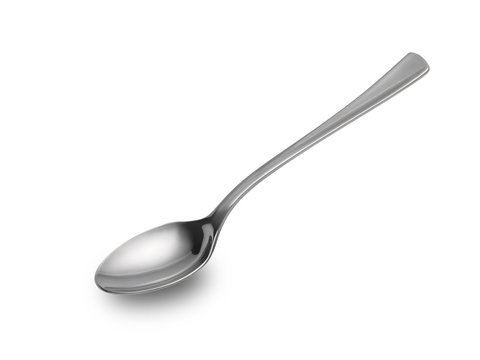
#> input picture test_images/spoon1.jpg, 480 x 360 px
$ python -i propagation.py   (imports and definitions only)
#> lines starting #> are read from the running program, lines starting #| are printed output that depends on the picture; after the words box and inside, x2 and y2 are one past the last pixel; in counts of white or black regions, pixels touching at a corner belong together
import cv2
import numpy as np
import random
from typing import Tuple, Optional, List, Dict


class AnnotationPropagator:
    DEFAULT_MATCH_RATIO = 0.85
    DEFAULT_MIN_MATCHES = 3
    DEFAULT_NUM_CANDIDATES = 5

    def __init__(
        self,
        prev_sift_params=None,
        next_sift_params=None,
        num_candidates=None,
        segmentation_method="watershed",
        min_segment_overlap=5,
        normalize_for_validation=True,
        validation_target_size=640,
        **kwargs
    ):

        default_sift = dict(
            nfeatures=10000,
            contrastThreshold=0.08,
            edgeThreshold=10,
        )

        self.detector_prev = cv2.SIFT_create(**(prev_sift_params or default_sift))
        self.detector_next = cv2.SIFT_create(**(next_sift_params or default_sift))

        self.match_ratio = self.DEFAULT_MATCH_RATIO
        self.min_matches = self.DEFAULT_MIN_MATCHES
        self.num_candidates = num_candidates or self.DEFAULT_NUM_CANDIDATES

        self.segmentation_method = segmentation_method
        self.min_segment_overlap = min_segment_overlap
        self.normalize_for_validation = normalize_for_validation
        self.validation_target_size = validation_target_size

        self._segment_cache = {}  # Optional caching

    def detect_and_compute(self, image, mask=None, use_prev=False):
        detector = self.detector_prev if use_prev else self.detector_next
        return detector.detectAndCompute(image, mask)

    # [93 lines left out: functions extract_object_features, match_features, estimate_transform_candidates, not called in this run]

    def _normalize(self, img: np.ndarray) -> Tuple[np.ndarray, float]:
        if not self.normalize_for_validation:
            return img, 1.0
        h, w = img.shape[:2]
        md = max(h, w)
        if md <= self.validation_target_size:
            return img, 1.0
        scale = self.validation_target_size / md
        nh, nw = int(h * scale), int(w * scale)
        return cv2.resize(img, (nw, nh), cv2.INTER_AREA), scale

    # [5 lines left out: function _denormalize, not called in this run]

    def segment_image(self, img: np.ndarray) -> np.ndarray:
        original = img.shape
        norm, s = self._normalize(img)
        g = cv2.cvtColor(norm, cv2.COLOR_BGR2GRAY) if norm.ndim == 3 else norm

        if self.segmentation_method == "watershed":
            labels = self._watershed(norm, g)
        elif self.segmentation_method == "slic":
            labels = self._slic(norm)
        else:
            labels = self._grid(g)

        return self._denormalize(labels, original) if s != 1.0 else labels


    def _watershed(self, img, gray):
        _, t = cv2.threshold(gray, 0, 255, cv2.THRESH_BINARY + cv2.THRESH_OTSU)
        k = cv2.getStructuringElement(cv2.MORPH_ELLIPSE, (3, 3))
        open_ = cv2.morphologyEx(t, cv2.MORPH_OPEN, k, 2)
        sure_bg = cv2.dilate(open_, k, 3)
        dist = cv2.distanceTransform(open_, cv2.DIST_L2, 5)
        _, sure_fg = cv2.threshold(dist, 0.3 * dist.max(), 255, 0)
        sure_fg = sure_fg.astype(np.uint8)
        unk = cv2.subtract(sure_bg, sure_fg)
        _, markers = cv2.connectedComponents(sure_fg)
        markers = markers + 1
        markers[unk == 255] = 0
        m = cv2.watershed(img if img.ndim == 3 else cv2.cvtColor(gray, cv2.COLOR_GRAY2BGR), markers)
        m[m == -1] = 0
        return m.astype(np.int32)

    # [111 lines left out: functions _slic, _grid, evaluate_candidate, warp_mask, propagate_annotation, not called in this run]

>>> import cv2
>>> picture = cv2.imread('../test_images/spoon1.jpg')
#> picture is the input picture: shape (360, 480, 3); mean B, G, R 247.7, 247.7, 247.8
>>> result = AnnotationPropagator().segment_image(picture)
#> in segment_image, `norm, s = self._normalize(img)`: s = 1
#> in _watershed, `_, t = cv2.threshold(gray, 0, 255, cv2.THRESH_BINARY + cv2.THRESH_OTSU)`:
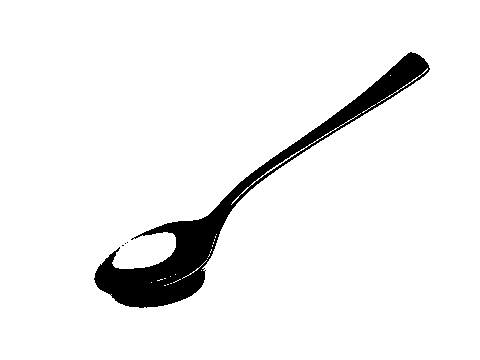
#> t: shape (360, 480); 94.2% white; 4 black regions (3 under 20 px), largest, box (x1, y1, x2, y2) and area: (94, 52, 430, 308) 10085
#> in _watershed, `open_ = cv2.morphologyEx(t, cv2.MORPH_OPEN, k, 2)`: open_: shape (360, 480); 94% white; 4 black regions (3 under 20 px), largest, box (x1, y1, x2, y2) and area: (94, 52, 430, 308) 10440
#> in _watershed, `sure_bg = cv2.dilate(open_, k, 3)`: sure_bg: shape (360, 480); 94.5% white; 1 black region, box (x1, y1, x2, y2) and area: (95, 53, 429, 307) 9571
#> in _watershed, `dist = cv2.distanceTransform(open_, cv2.DIST_L2, 5)`:
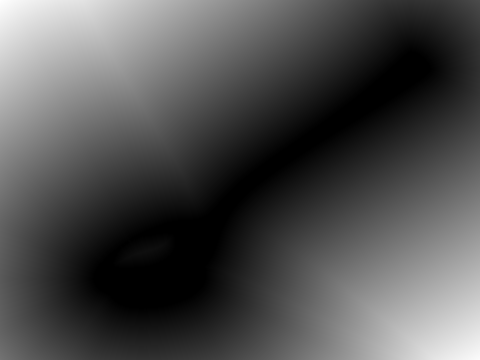
#> dist: shape (360, 480) float32; min 0, max 269, mean 84.2; drawn with min black and max white
#> in _watershed, `_, sure_fg = cv2.threshold(dist, 0.3 * dist.max(), 255, 0)`: sure_fg: shape (360, 480) float32; 45.2% white; 2 white regions, box (x1, y1, x2, y2) and area: (0, 0, 345, 360) 45970, (241, 135, 480, 360) 32187
#> in _watershed, `unk = cv2.subtract(sure_bg, sure_fg)`: unk: shape (360, 480); 49.2% white; 1 white region, box (x1, y1, x2, y2) and area: (14, 0, 480, 360) 85072
#> in _watershed, `_, markers = cv2.connectedComponents(sure_fg)`:
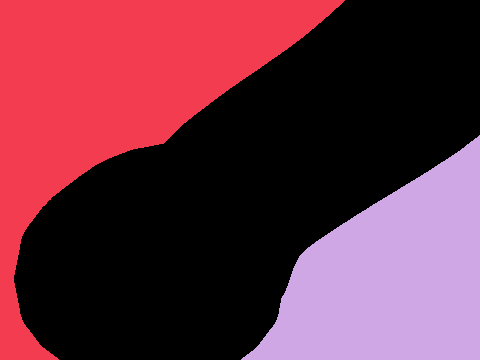
#> markers: shape (360, 480) int32; 3 distinct labels, from 0 to 2; one colour per label, 0 black
#> in _watershed, `markers = markers + 1`:
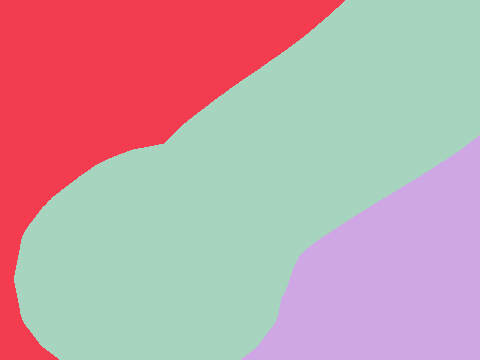
#> markers: shape (360, 480) int32; 3 distinct labels, from 1 to 3; one colour per label, 0 black
#> in _watershed, `markers[unk == 255] = 0`:
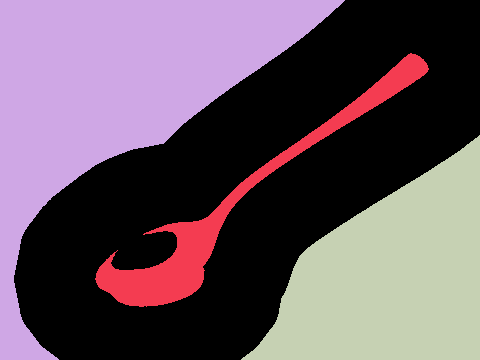
#> markers: shape (360, 480) int32; 4 distinct labels, from 0 to 3; one colour per label, 0 black
#> in _watershed, `m = cv2.watershed(img if img.ndim == 3 else cv2.cvtColor(gray, cv2.COL..`:
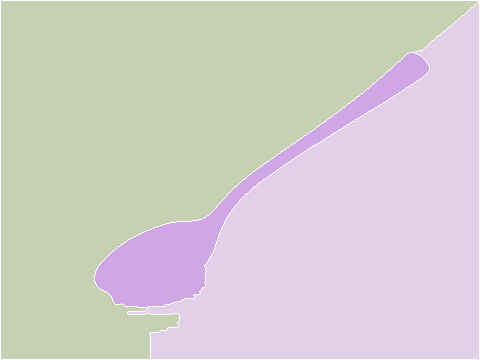
#> m: shape (360, 480) int32; 4 distinct labels, from -1 to 3; one colour per label, 0 black, -1 white
#> in _watershed, `m[m == -1] = 0`:
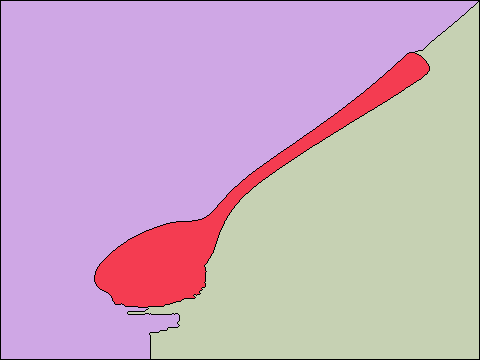
#> m: shape (360, 480) int32; 4 distinct labels, from 0 to 3; one colour per label, 0 black
